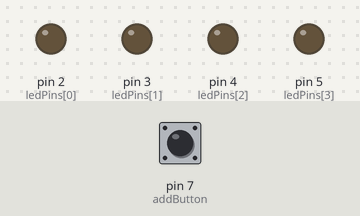
Bench run of a sketch on a simulated Arduino Uno, built with avr-gcc and run on an emulated ATmega328P. Shown: output pins drawn as LEDs (lit = HIGH). The test bench sets the inputs (shaded band); at power-on: pin 7 (addButton) HIGH.

Above: at 1.2 s.
1.3 s: pin 7 (addButton) pulled LOW for 0.15 s
At 2.2 s:
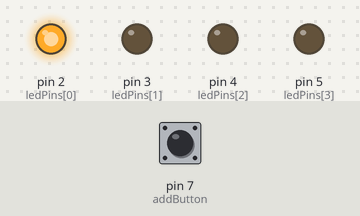
3.0 s: pin 7 (addButton) pulled LOW for 1 s
At 5.2 s:
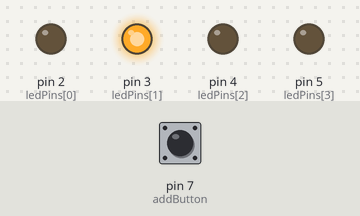
5.5 s: pin 7 (addButton) pulled LOW for 0.15 s
At 6.6 s:
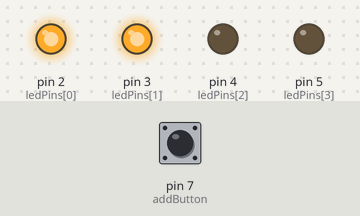
7.2 s: pin 7 (addButton) pulled LOW for 3.2 s
At 11.4 s:
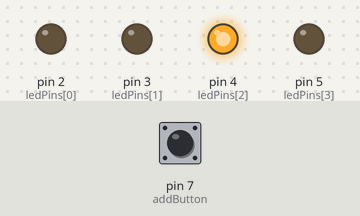
11.9 s: pin 7 (addButton) pulled LOW for 0.15 s
At 12.7 s:
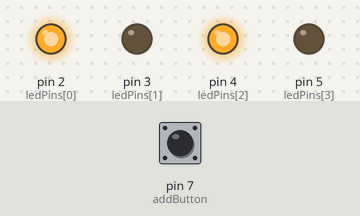
13.6 s: pin 7 (addButton) pulled LOW for 1 s
At 15.8 s:
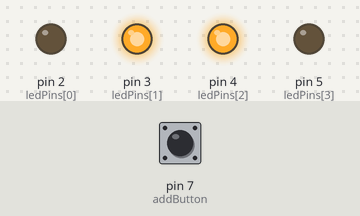
Timing chart, 0 to 17.1 s (numbered marks = the images above; inputs shaded):
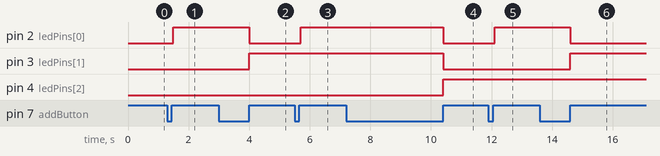

The sketch:

BinaryCounterSketch.ino
```cpp
const int ledPins[4] = {2, 3, 4, 5};    // пинови на ардуино на кои се поврзани LEDs
const int addButton = 7;                // пин на кој е поврзано копчето
int counter = 0;                        // променлива која го чува тековниот број
int prevCounter = 0;                    // променлива за да се следи претходниот број
bool countUp = true;                    // променлива која кажува дали броиме нагоре или надолу

void setup() {
  for (int i = 0; i < 4; i++) {
    pinMode(ledPins[i], OUTPUT);        // дефинирање на сите LED диоди како излези
  }

  pinMode(addButton, INPUT);            // дефинирање на копчето како влез
}

void loop() {
  if (digitalRead(addButton) == LOW) {   // доколку копчето е притиснато
    if (counter < 15 && countUp) {       // ако бројачот е помал од 15 и броеме нагоре
      counter++;                         // зголеми го бројачот за 1
      if(counter >= 15) countUp = false; // ако бројачот е 15, смени го правецот на броење
      delay(200);                        // одложување за да се спречи пребрзо броење
    }
    else if (counter > 0 && !countUp) {  // ако бројачот е поголем од 0 и броеме надолу
      counter--;                         // намали го бројачот за 1
      if(counter <= 0) countUp = true;   // ако бројачот е 0, смени го правецот на броење
      delay(200);                        // одложување за да се спречи пребрзо броење
    }

    while (digitalRead(addButton) == LOW) {}  // чекање додека копчето е притиснато
  }

  if(counter != prevCounter) {           // ако има промена на бројот
    for (int i = 0; i < 4; i++) {
      digitalWrite(ledPins[i], (counter >> i) & 0x01); // прикажување на новиот број бинарно
    }
    prevCounter = counter;               // ажурирање на претходниот број
  }
}
```

Measured:
- after the input at 1.3 s, pin 2 (ledPins[0]): LOW → HIGH after 0.20 s
- after the input at 3.0 s, pin 2 (ledPins[0]): HIGH → LOW after 1.0 s; pin 3 (ledPins[1]): LOW → HIGH after 1.0 s
- after the input at 5.5 s, pin 2 (ledPins[0]): LOW → HIGH after 0.20 s
- after the input at 7.2 s, pin 2 (ledPins[0]), pin 3 (ledPins[1]): HIGH → LOW after 3.2 s; pin 4 (ledPins[2]): LOW → HIGH after 3.2 s
- after the input at 11.9 s, pin 2 (ledPins[0]): LOW → HIGH after 0.20 s
- after the input at 13.6 s, pin 2 (ledPins[0]): HIGH → LOW after 1.0 s; pin 3 (ledPins[1]): LOW → HIGH after 1.0 s
